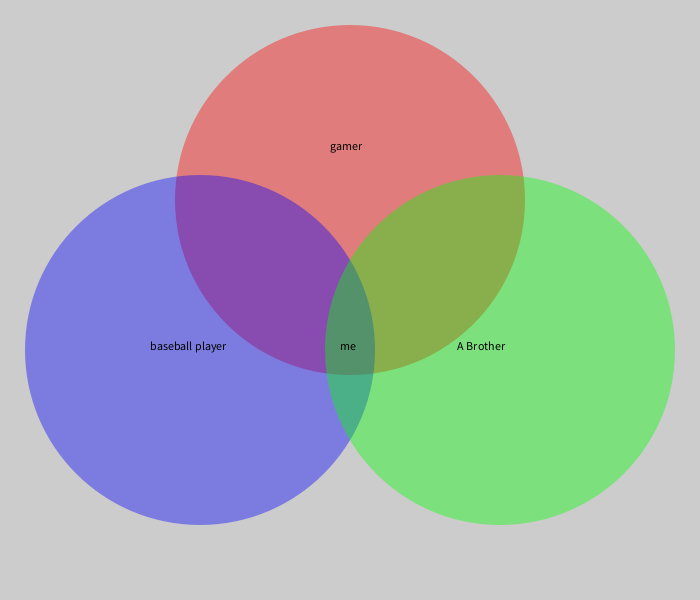
Frame 1 (no input)
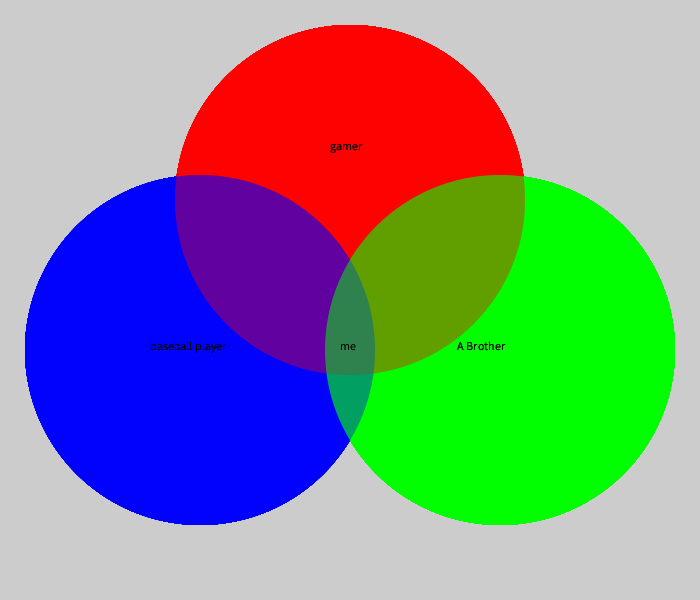
Frame 60 (the mouse pressed at the canvas centre just before this capture)
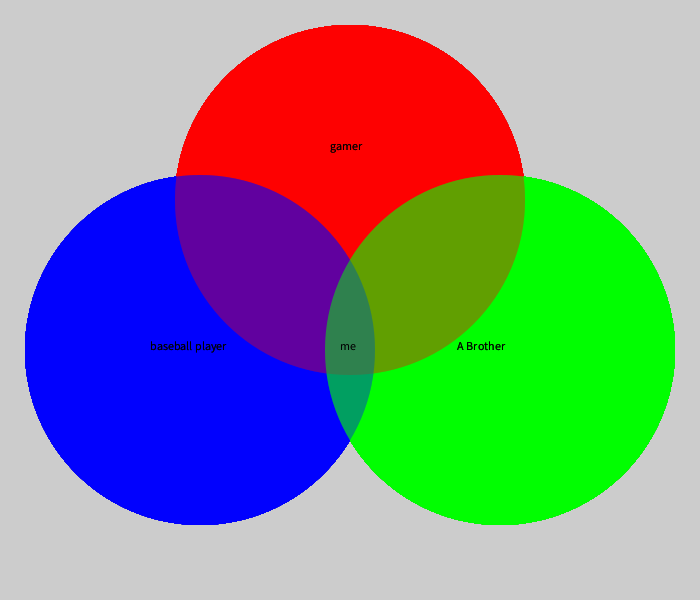
Frame 120 (the mouse held since frame 60 and released just before this capture)

The Processing sketch that drew these frames (run headless with seeded random() and noise(); from frame 60 on, the mouse is pressed at the canvas centre):

// Processing sketch: Venn_Diagram
// ── Venn_Diagram.pde
void setup () {
size(700,600);
}
void draw () {
noStroke();
fill(255,0,0,100);
ellipse(350,200,350,350);
fill(0,0,255,100);
ellipse(200,350,350,350);
fill(0,255,0,100);
ellipse(500,350,350,350);

fill(0,0,0);
text("me",340,350);
text("baseball player",150,350);
text("gamer",330,150);
text(" A Brother",455,350);







}
